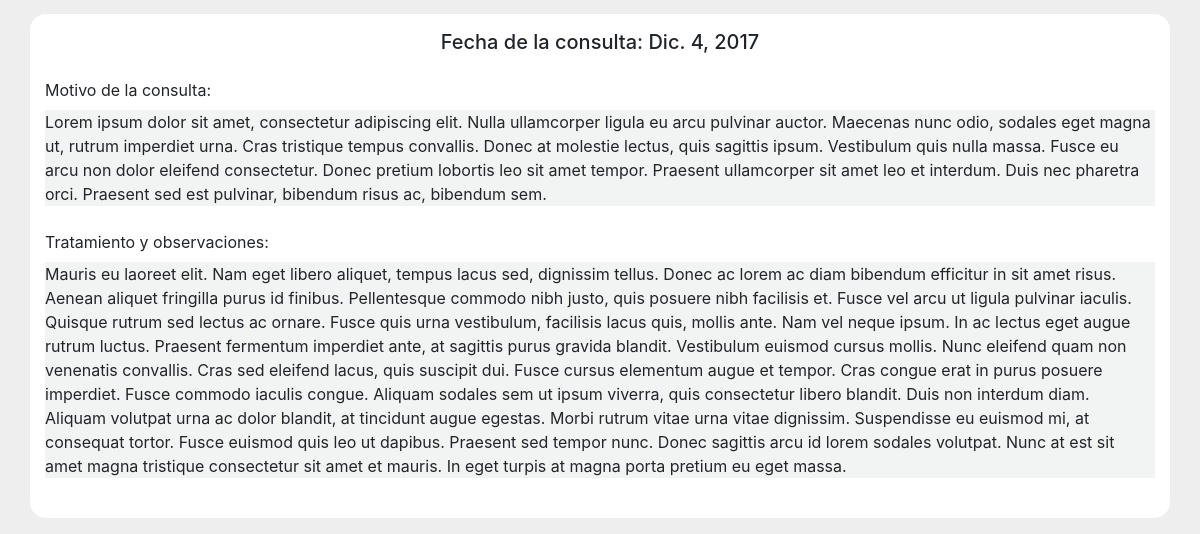
The page /historia-clinica/1022432096 (lower part) on the database as committed earlier.
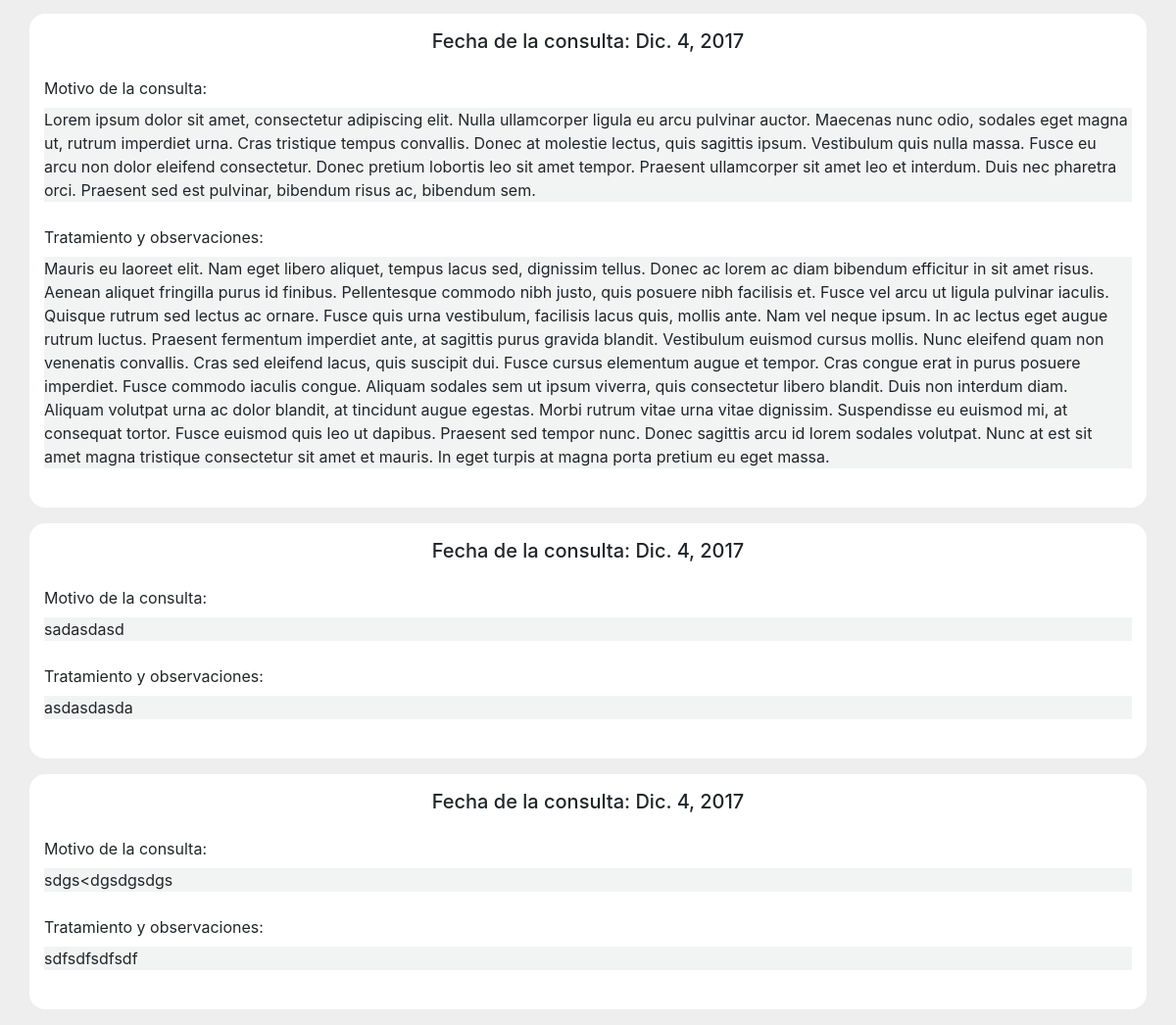
The same page on the database as committed later.
### historiasClinicas/models.py (models this page shows, shortened)
class Actualizacion(models.Model):
    fecha_actualizacion = models.DateField(auto_now=True)
    motivo_consulta = models.TextField(default=None)
    tratamiento = models.TextField(default=None)
    cabecera = models.ForeignKey(Cabecera)

### historiasClinicas/views.py (the view)
# urls.py: url(r'^historia-clinica/(?P<pk>\d+)$', historia_paciente, name='historia_paciente'),
def historia_paciente(request, pk):
    cabecera = get_object_or_404(Cabecera, paciente=pk)
    paciente = get_object_or_404(Paciente, cedula=pk)
    actualizaciones = Actualizacion.objects.filter(cabecera=cabecera.numero_historia)
    context = {
        'cabecera': cabecera,
        'paciente': paciente,
        'actualizaciones':actualizaciones
    }
    return render(request, 'historiasClinicas/historia_clinica.html', context)

### templates/historiasClinicas/historia_clinica.html (shortened to what this page needs)
{% extends 'base.html' %}
{% load staticfiles %}
{% block style_content %}
    <link rel="stylesheet" href="{% static 'css/historiaClinica.css' %}">
{% endblock style_content %}
{% block content %}
    {% for actualizacion in actualizaciones %}
    <section id="section-container">
        <div class="container">
            <div class="row fila">
                <div class="col-12 text-center justify-content-between mb-3">
                    <h5>Fecha de la consulta: {{ actualizacion.fecha_actualizacion }}</h5>
                </div>
                <div class="col-12">
                    <p class="mb-2">Motivo de la consulta: </p>
                    <div class="col-info mb-4">
                        <p>{{ actualizacion.motivo_consulta }}</p>
                    </div>
                </div>
                <div class="col-12">
                    <p class="mb-2">Tratamiento y observaciones: </p>
                    <div class="col-info mb-4">
                        <p>{{ actualizacion.tratamiento }}</p>
                    </div>
                </div>
            </div>
        </div>
    </section>
    {% endfor %}
{% endblock content %}

Rows that differ between the two databases and show on the page:
added Actualizacion: fecha_actualizacion "Dic. 4, 2017", motivo_consulta "sadasdasd", tratamiento "asdasdasda"
added Actualizacion: fecha_actualizacion "Dic. 4, 2017", motivo_consulta "sdgs<dgsdgsdgs", tratamiento "sdfsdfsdfsdf"
